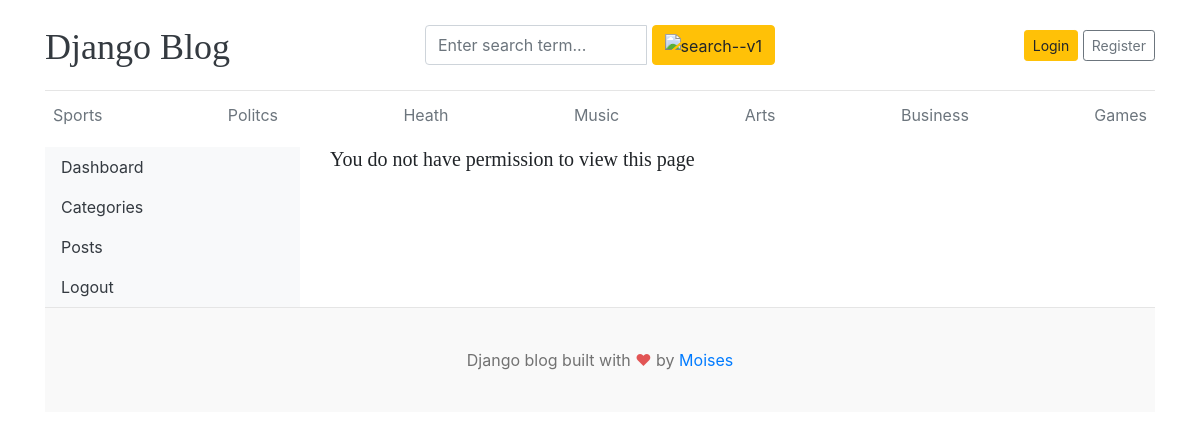
The page /dashboard/users/ on the database its author committed.
### blogs/models.py (models this page shows, shortened)
class Category(models.Model):
    category_name = models.CharField(max_length=50, unique=True)
    created_at = models.DateTimeField(auto_now_add=True)
    updated_at = models.DateTimeField(auto_now=True)
    class Meta:
        verbose_name_plural = "categories"

### dashboard/views.py (the view)
# urls.py: path('users/', views.users, name='users'),
def users(request):
    users = User.objects.all()
    context = {
        'users': users,
    }
    return render(request, 'dashboard/users.html', context)

### blogs/context_processors.py (called while the page is built)
def get_categories(request):
    categories = Category.objects.all()
    return dict(categories=categories)

### templates/dashboard/users.html
{% extends 'base.html' %}
{% block content %}
<div class="row">
    {% include 'dashboard/sidebar.html' %}
    <div class="col-md-9">
      {% if perms.auth.view_user %}
        <h2>All Users</h2>
        <a href="{% url 'add_user' %}" class="btn btn-info text-light float-right mb-2">Add <i class="fa fa-plus" style="font-size:1.25rem"></i></a>
        <table class="table table-hover">
            <thead>
              <tr>
                <th>#</th>
                <th>Full Name</th>
                <th>Username</th>
                <th>Email</th>
                <th>Active</th>
                <th>Staff</th>
                <th>Superuser</th>
                <th>Action</th>
              </tr>
            </thead>
            <tbody>
            {% for user in users %}
              <tr>
                <td>{{ forloop.counter }}</td>
                <td>{{ user.first_name }} {{ user.last_name }}</td>
                <td>{{ user.username }}</td>
                <td>{{ user.email }}</td>
                <td>{% if user.is_active %}<i class="fa fa-check text-success"></i>{% else %}<i class="fa fa-times text-danger"></i>{% endif %}</td>
                <td>{% if user.is_staff %}<i class="fa fa-check text-success"></i>{% else %}<i class="fa fa-times text-danger"></i>{% endif %}</td>
                <td>{% if user.is_superuser %}<i class="fa fa-check text-success"></i>{% else %}<i class="fa fa-times text-danger"></i>{% endif %}</td>
                <td>
                    <a href="{% url 'edit_user' user.id %}"><i class="fa fa-edit text-success"></i></a>
                    &nbsp;
                    <a href="{% url 'delete_user' user.id %}"><i class="fa fa-trash text-danger"></i></a>
                </td>
              </tr>
            {% endfor %}
            </tbody>
          </table>
          {% else %}
          <h5>You do not have permission to view this page</h5>
        {% endif %}
    </div>
</div>
{% endblock %}

### templates/base.html (shortened to what this page needs)
{% load static %}
<!DOCTYPE html>
<html lang="en">
<head>
    <link rel="stylesheet" href="https://cdnjs.cloudflare.com/ajax/libs/font-awesome/4.7.0/css/font-awesome.min.css">
    <link href="https://getbootstrap.com/docs/4.0/dist/css/bootstrap.min.css" rel="stylesheet">
    <link rel="stylesheet" href="{% static 'css/style.css' %}">
  </head>
<body>
    <div class="container">
      <header class="blog-header py-3">
        <div class="row flex-nowrap justify-content-between align-items-center">
          <div class="col-4 pt-1">
            <a class="blog-header-logo text-dark" href="/">Django Blog</a>
          </div>
          <div class="col-4">
            <form action="{% url 'search' %}" method="GET">
              <div class="input-group">
                        <input class="form-control" value="{{ keyword }}" type="text" name="keyword" placeholder="Enter search term..." aria-label="Enter search term..." aria-describedby="button-search" />
                        <button type="submit" class="btn btn-warning" id="button-search" type="button"><img width="20" height="20" src="https://img.icons8.com/ios/50/search--v1.png" alt="search--v1"/></button>
              </div>
            </form>
          </div>
          <div class="col-4 d-flex justify-content-end align-items-center">
            {% if not user.is_authenticated %}
              <a class="btn btn-sm btn-warning" href="{% url 'login' %}">Login</a> &nbsp;
              <a class="btn btn-sm btn-outline-secondary" href="{% url 'register' %}">Register</a>
            {% else %}
              <span><a class="btn btn-warning" href="{% url 'dashboard' %}">Dashboard</a></span>
              &emsp;
              <span><a class="btn btn-outline-danger" href="{% url 'logout' %}">Logout</a></span>
            {% endif %}
          </div>
        </div>
      </header>
      <div class="nav-scroller py-1 mb-2">
        <nav class="nav d-flex justify-content-between">
          {% for cat in categories %}
          <a id="navbar" class="p-2 text-muted" href="{% url 'posts_by_category' cat.id %}">{{ cat.category_name }}</a>
          {% endfor %}
        </nav>
      </div>
{% block content %}
{% endblock %}
<footer class="blog-footer">
  <p>Django blog built with <span style="color: #e25555;">&hearts;</span> by <a href="https://github.com/LinuxEater" target="_blank">Moises</a></p>
</footer>
</body>
</html>

### blog_main/static/css/style.css (style rules this page uses)
.blog-header { border-bottom: 1px solid #e5e5e5; }
.blog-header-logo { font-family: "Playfair Display", Georgia, "Times New Roman", serif; font-size: 2.25rem; }
h1, h2, h3, h4, h5, h6 { font-family: "Playfair Display", Georgia, "Times New Roman", serif; }
.blog-footer { padding: 2.5rem 0 !important; color: #727272 !important; text-align: center !important; background-color: #f9f9f9 !important; border-top: .05rem solid #e5e5e5 !important; }
.blog-footer p:last-child { margin-bottom: 0 !important; }
#navbar { transition: all 0.5s ease-in-out; }

### rows shown on the page
Category: category_name "Sports"
Category: category_name "Politcs"
Category: category_name "Heath"
Category: category_name "Music"
Category: category_name "Arts"
Category: category_name "Business"
Category: category_name "Games"
